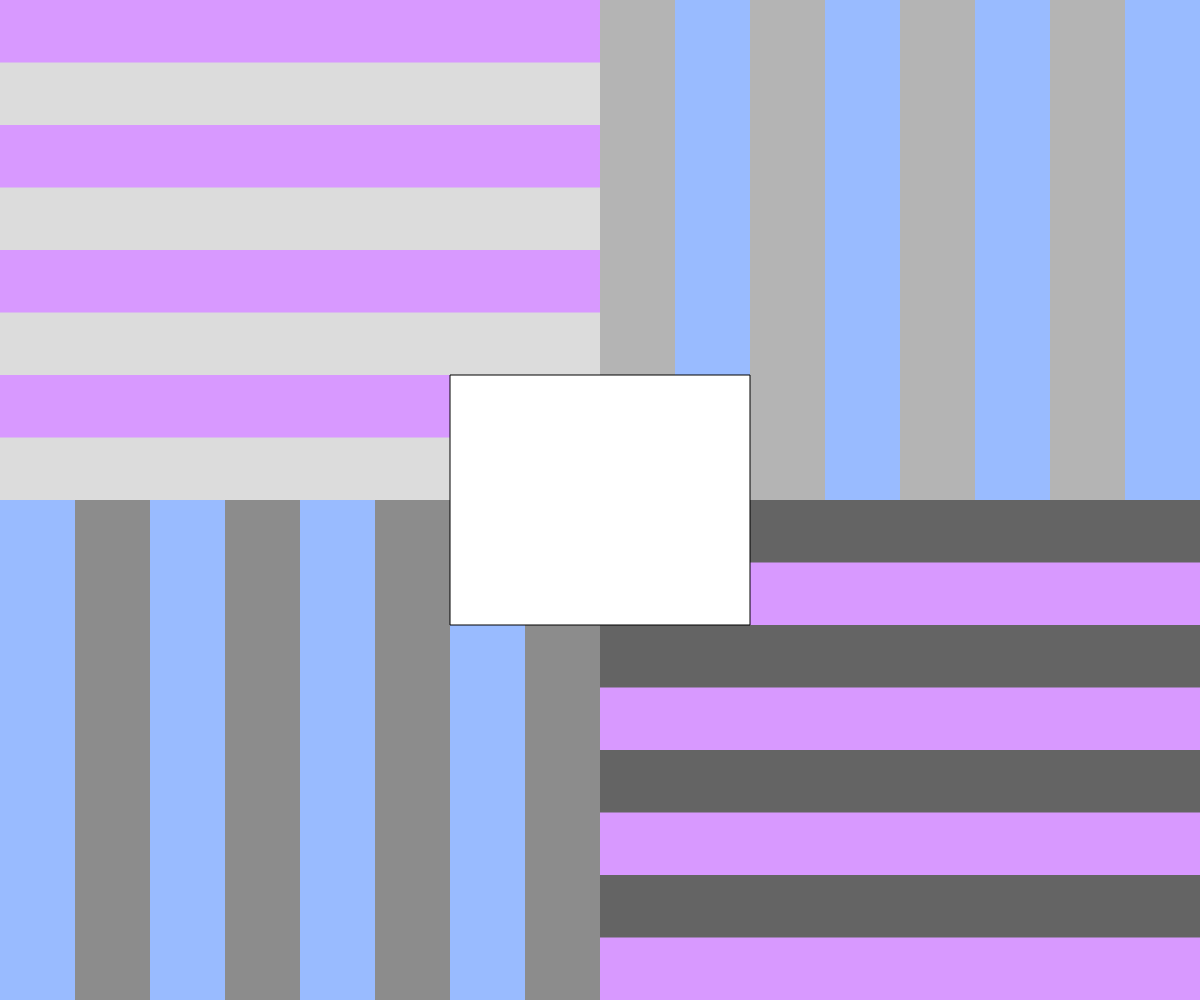
Frame 1 (no input)
Frame 60 (no input): identical to frame 1, image omitted
Frame 120 (the mouse pressed at the canvas centre since frame 60): identical to frame 1, image omitted

The p5.js sketch that drew this single still picture (run headless with seeded random() and noise() and a simulated clock; from frame 60 on, the mouse is pressed at the canvas centre):

// p5.js sketch
// ── sketch.js
function setup() {
    a = windowWidth;
    b = windowHeight;
    
    createCanvas(a, b);
  }

  x = -50;
  y = -50;

  function draw() {
    a = windowWidth;
    b = windowHeight;

    background(255);
    strokeWeight(0);

    fill(220);
    rect(0,0,a/2,b/2);

    fill(100);
    rect(a/2,b/2,a/2,b/2);

    fill(180);
    rect(a/2,0,a/2,b/2);

    fill(140);
    rect(0,b/2,a/2,b/2);

    fill(153, 187, 255);
    rect(0,b/2,a/16,b/2)
    rect((2*a)/16,b/2,a/16,b/2)
    rect((4*a)/16,b/2,a/16,b/2)
    rect((6*a)/16,b/2,a/16,b/2)

    rect((9*a)/16,0,a/16,b/2);
    rect((11*a)/16,0,a/16,b/2);
    rect((13*a)/16,0,a/16,b/2);
    rect((15*a)/16,0,a/16,b/2);

    fill(216, 153, 255);
    rect(a/2,(9*b)/16,a/2,b/16);
    rect(a/2,(11*b)/16,a/2,b/16);
    rect(a/2,(13*b)/16,a/2,b/16);
    rect(a/2,(15*b)/16,a/2,b/16);

    rect(0,0,a/2,b/16);
    rect(0,(2*b)/16,a/2,b/16);
    rect(0,(4*b)/16,a/2,b/16);
    rect(0,(6*b)/16,a/2,b/16);

    strokeWeight(1);
    strokeCap(SQUARE);
    fill(255);
    rect((6*a)/16,(6*b)/16,a/4,b/4);


    // fill(153, 187, 255);
    // strokeWeight(1);
    // circle(x,150,70);
    
    // fill(216, 153, 255);
    // strokeWeight(0);
    // circle((a/3),y,45);
    // circle((a/3)+25,y,45);

    // x = x + 1;
    // y = y + 1;
    // if(x > a+50) 
    // {
    //   x = 0;
    // }
    
    // if(y > b+50) 
    // {
    //   y = 0;
    // }
   // console.log(x);
    
  }
